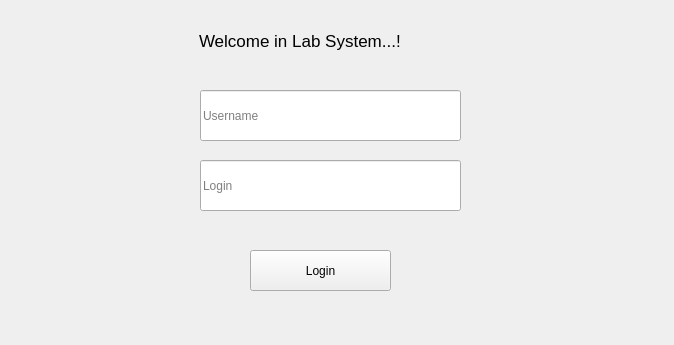
<?xml version="1.0" encoding="UTF-8"?>
<ui version="4.0">
 <class>Form</class>
 <widget class="QWidget" name="Form">
  <property name="geometry">
   <rect>
    <x>0</x>
    <y>0</y>
    <width>674</width>
    <height>345</height>
   </rect>
  </property>
  <property name="windowTitle">
   <string>Form</string>
  </property>
  <widget class="QLineEdit" name="lineEdit">
   <property name="geometry">
    <rect>
     <x>200</x>
     <y>90</y>
     <width>261</width>
     <height>51</height>
    </rect>
   </property>
   <property name="text">
    <string/>
   </property>
   <property name="placeholderText">
    <string>Username</string>
   </property>
  </widget>
  <widget class="QLineEdit" name="lineEdit_2">
   <property name="geometry">
    <rect>
     <x>200</x>
     <y>160</y>
     <width>261</width>
     <height>51</height>
    </rect>
   </property>
   <property name="text">
    <string/>
   </property>
   <property name="placeholderText">
    <string>Login</string>
   </property>
  </widget>
  <widget class="QLabel" name="label">
   <property name="geometry">
    <rect>
     <x>199</x>
     <y>20</y>
     <width>261</width>
     <height>41</height>
    </rect>
   </property>
   <property name="font">
    <font>
     <pointsize>13</pointsize>
    </font>
   </property>
   <property name="text">
    <string>Welcome in Lab System...!</string>
   </property>
  </widget>
  <widget class="QPushButton" name="pushButton">
   <property name="geometry">
    <rect>
     <x>250</x>
     <y>250</y>
     <width>141</width>
     <height>41</height>
    </rect>
   </property>
   <property name="text">
    <string>Login</string>
   </property>
  </widget>
  <widget class="QLabel" name="label_2">
   <property name="geometry">
    <rect>
     <x>249</x>
     <y>220</y>
     <width>191</width>
     <height>21</height>
    </rect>
   </property>
   <property name="text">
    <string/>
   </property>
  </widget>
 </widget>
 <resources/>
 <connections/>
</ui>
